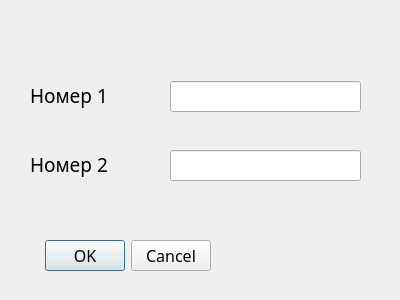
<?xml version="1.0" encoding="UTF-8"?>
<ui version="4.0">
 <class>Dialog</class>
 <widget class="QDialog" name="Dialog">
  <property name="geometry">
   <rect>
    <x>0</x>
    <y>0</y>
    <width>400</width>
    <height>300</height>
   </rect>
  </property>
  <property name="font">
   <font>
    <family>Microsoft JhengHei UI Light</family>
    <pointsize>12</pointsize>
   </font>
  </property>
  <property name="windowTitle">
   <string>Dialog</string>
  </property>
  <widget class="QDialogButtonBox" name="buttonBox">
   <property name="geometry">
    <rect>
     <x>20</x>
     <y>240</y>
     <width>191</width>
     <height>32</height>
    </rect>
   </property>
   <property name="orientation">
    <enum>Qt::Horizontal</enum>
   </property>
   <property name="standardButtons">
    <set>QDialogButtonBox::Cancel|QDialogButtonBox::Ok</set>
   </property>
  </widget>
  <widget class="QLabel" name="label">
   <property name="geometry">
    <rect>
     <x>30</x>
     <y>70</y>
     <width>101</width>
     <height>51</height>
    </rect>
   </property>
   <property name="font">
    <font>
     <pointsize>14</pointsize>
    </font>
   </property>
   <property name="text">
    <string>Номер 1</string>
   </property>
  </widget>
  <widget class="QLineEdit" name="lineEdit">
   <property name="geometry">
    <rect>
     <x>170</x>
     <y>81</y>
     <width>191</width>
     <height>31</height>
    </rect>
   </property>
  </widget>
  <widget class="QLabel" name="label_2">
   <property name="geometry">
    <rect>
     <x>30</x>
     <y>139</y>
     <width>101</width>
     <height>51</height>
    </rect>
   </property>
   <property name="font">
    <font>
     <pointsize>14</pointsize>
    </font>
   </property>
   <property name="text">
    <string>Номер 2</string>
   </property>
  </widget>
  <widget class="QLineEdit" name="lineEdit_2">
   <property name="geometry">
    <rect>
     <x>170</x>
     <y>150</y>
     <width>191</width>
     <height>31</height>
    </rect>
   </property>
  </widget>
 </widget>
 <resources/>
 <connections>
  <connection>
   <sender>buttonBox</sender>
   <signal>accepted()</signal>
   <receiver>Dialog</receiver>
   <slot>accept()</slot>
   <hints>
    <hint type="sourcelabel">
     <x>248</x>
     <y>254</y>
    </hint>
    <hint type="destinationlabel">
     <x>157</x>
     <y>274</y>
    </hint>
   </hints>
  </connection>
  <connection>
   <sender>buttonBox</sender>
   <signal>rejected()</signal>
   <receiver>Dialog</receiver>
   <slot>reject()</slot>
   <hints>
    <hint type="sourcelabel">
     <x>316</x>
     <y>260</y>
    </hint>
    <hint type="destinationlabel">
     <x>286</x>
     <y>274</y>
    </hint>
   </hints>
  </connection>
 </connections>
</ui>
